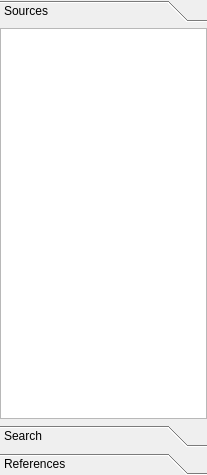
<?xml version="1.0" encoding="UTF-8"?>
<ui version="4.0">
 <class>ProjectTreeWidget</class>
 <widget class="QWidget" name="ProjectTreeWidget">
  <property name="geometry">
   <rect>
    <x>0</x>
    <y>0</y>
    <width>207</width>
    <height>475</height>
   </rect>
  </property>
  <property name="sizePolicy">
   <sizepolicy hsizetype="Preferred" vsizetype="Preferred">
    <horstretch>0</horstretch>
    <verstretch>0</verstretch>
   </sizepolicy>
  </property>
  <property name="windowTitle">
   <string>Form</string>
  </property>
  <layout class="QVBoxLayout" name="verticalLayout_2">
   <property name="sizeConstraint">
    <enum>QLayout::SetDefaultConstraint</enum>
   </property>
   <property name="margin">
    <number>0</number>
   </property>
   <item>
    <widget class="QToolBox" name="toolBox">
     <property name="sizePolicy">
      <sizepolicy hsizetype="Preferred" vsizetype="Preferred">
       <horstretch>0</horstretch>
       <verstretch>0</verstretch>
      </sizepolicy>
     </property>
     <property name="frameShape">
      <enum>QFrame::NoFrame</enum>
     </property>
     <property name="frameShadow">
      <enum>QFrame::Plain</enum>
     </property>
     <property name="currentIndex">
      <number>0</number>
     </property>
     <widget class="QWidget" name="page">
      <property name="geometry">
       <rect>
        <x>0</x>
        <y>0</y>
        <width>197</width>
        <height>378</height>
       </rect>
      </property>
      <attribute name="label">
       <string>Sources</string>
      </attribute>
      <layout class="QVBoxLayout" name="verticalLayout">
       <property name="margin">
        <number>0</number>
       </property>
       <item>
        <widget class="QTreeWidget" name="sourceTreeWidget">
         <property name="sizePolicy">
          <sizepolicy hsizetype="Preferred" vsizetype="Preferred">
           <horstretch>0</horstretch>
           <verstretch>0</verstretch>
          </sizepolicy>
         </property>
         <property name="editTriggers">
          <set>QAbstractItemView::NoEditTriggers</set>
         </property>
         <property name="showDropIndicator" stdset="0">
          <bool>false</bool>
         </property>
         <property name="alternatingRowColors">
          <bool>true</bool>
         </property>
         <property name="iconSize">
          <size>
           <width>16</width>
           <height>16</height>
          </size>
         </property>
         <property name="rootIsDecorated">
          <bool>false</bool>
         </property>
         <property name="animated">
          <bool>true</bool>
         </property>
         <property name="headerHidden">
          <bool>true</bool>
         </property>
         <column>
          <property name="text">
           <string notr="true">1</string>
          </property>
         </column>
        </widget>
       </item>
      </layout>
     </widget>
     <widget class="QWidget" name="page_2">
      <property name="geometry">
       <rect>
        <x>0</x>
        <y>0</y>
        <width>100</width>
        <height>30</height>
       </rect>
      </property>
      <attribute name="label">
       <string>Search</string>
      </attribute>
     </widget>
     <widget class="QWidget" name="page_3">
      <property name="geometry">
       <rect>
        <x>0</x>
        <y>0</y>
        <width>100</width>
        <height>30</height>
       </rect>
      </property>
      <attribute name="label">
       <string>References</string>
      </attribute>
     </widget>
    </widget>
   </item>
  </layout>
 </widget>
 <resources/>
 <connections/>
</ui>
